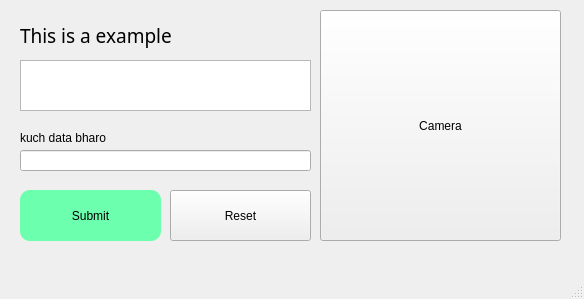
<?xml version="1.0" encoding="UTF-8"?>
<ui version="4.0">
 <class>MainWindow</class>
 <widget class="QMainWindow" name="MainWindow">
  <property name="geometry">
   <rect>
    <x>0</x>
    <y>0</y>
    <width>584</width>
    <height>299</height>
   </rect>
  </property>
  <property name="windowTitle">
   <string>MainWindow</string>
  </property>
  <widget class="QWidget" name="centralwidget">
   <widget class="QLabel" name="label">
    <property name="geometry">
     <rect>
      <x>20</x>
      <y>20</y>
      <width>166</width>
      <height>31</height>
     </rect>
    </property>
    <property name="font">
     <font>
      <family>Nirmala UI Semilight</family>
      <pointsize>14</pointsize>
     </font>
    </property>
    <property name="whatsThis">
     <string/>
    </property>
    <property name="text">
     <string>This is a example</string>
    </property>
   </widget>
   <widget class="QTextEdit" name="editComment">
    <property name="geometry">
     <rect>
      <x>20</x>
      <y>60</y>
      <width>291</width>
      <height>51</height>
     </rect>
    </property>
   </widget>
   <widget class="QLineEdit" name="editKuchBhi">
    <property name="geometry">
     <rect>
      <x>20</x>
      <y>150</y>
      <width>291</width>
      <height>21</height>
     </rect>
    </property>
   </widget>
   <widget class="QPushButton" name="btnSubmit">
    <property name="geometry">
     <rect>
      <x>20</x>
      <y>190</y>
      <width>141</width>
      <height>51</height>
     </rect>
    </property>
    <property name="styleSheet">
     <string notr="true">background-color: rgb(107, 255, 174);
border-radius:10px;</string>
    </property>
    <property name="text">
     <string>Submit</string>
    </property>
    <property name="icon">
     <iconset>
      <normaloff>../../../../Pictures/default.png</normaloff>../../../../Pictures/default.png</iconset>
    </property>
   </widget>
   <widget class="QPushButton" name="btnReset">
    <property name="geometry">
     <rect>
      <x>170</x>
      <y>190</y>
      <width>141</width>
      <height>51</height>
     </rect>
    </property>
    <property name="text">
     <string>Reset</string>
    </property>
    <property name="flat">
     <bool>false</bool>
    </property>
   </widget>
   <widget class="QLabel" name="label_2">
    <property name="geometry">
     <rect>
      <x>20</x>
      <y>130</y>
      <width>92</width>
      <height>16</height>
     </rect>
    </property>
    <property name="text">
     <string>kuch data bharo</string>
    </property>
   </widget>
   <widget class="QPushButton" name="btnCamera">
    <property name="geometry">
     <rect>
      <x>320</x>
      <y>10</y>
      <width>241</width>
      <height>231</height>
     </rect>
    </property>
    <property name="cursor">
     <cursorShape>PointingHandCursor</cursorShape>
    </property>
    <property name="text">
     <string>Camera</string>
    </property>
    <property name="icon">
     <iconset>
      <normaloff>../../../../../../Program Files/Stencyl/data/behavior-icons/Camera.png</normaloff>../../../../../../Program Files/Stencyl/data/behavior-icons/Camera.png</iconset>
    </property>
    <property name="iconSize">
     <size>
      <width>64</width>
      <height>64</height>
     </size>
    </property>
    <property name="autoRepeat">
     <bool>false</bool>
    </property>
    <property name="autoExclusive">
     <bool>false</bool>
    </property>
    <property name="flat">
     <bool>false</bool>
    </property>
   </widget>
  </widget>
  <widget class="QMenuBar" name="menubar">
   <property name="geometry">
    <rect>
     <x>0</x>
     <y>0</y>
     <width>584</width>
     <height>26</height>
    </rect>
   </property>
  </widget>
  <widget class="QStatusBar" name="statusbar"/>
 </widget>
 <resources/>
 <connections/>
</ui>
